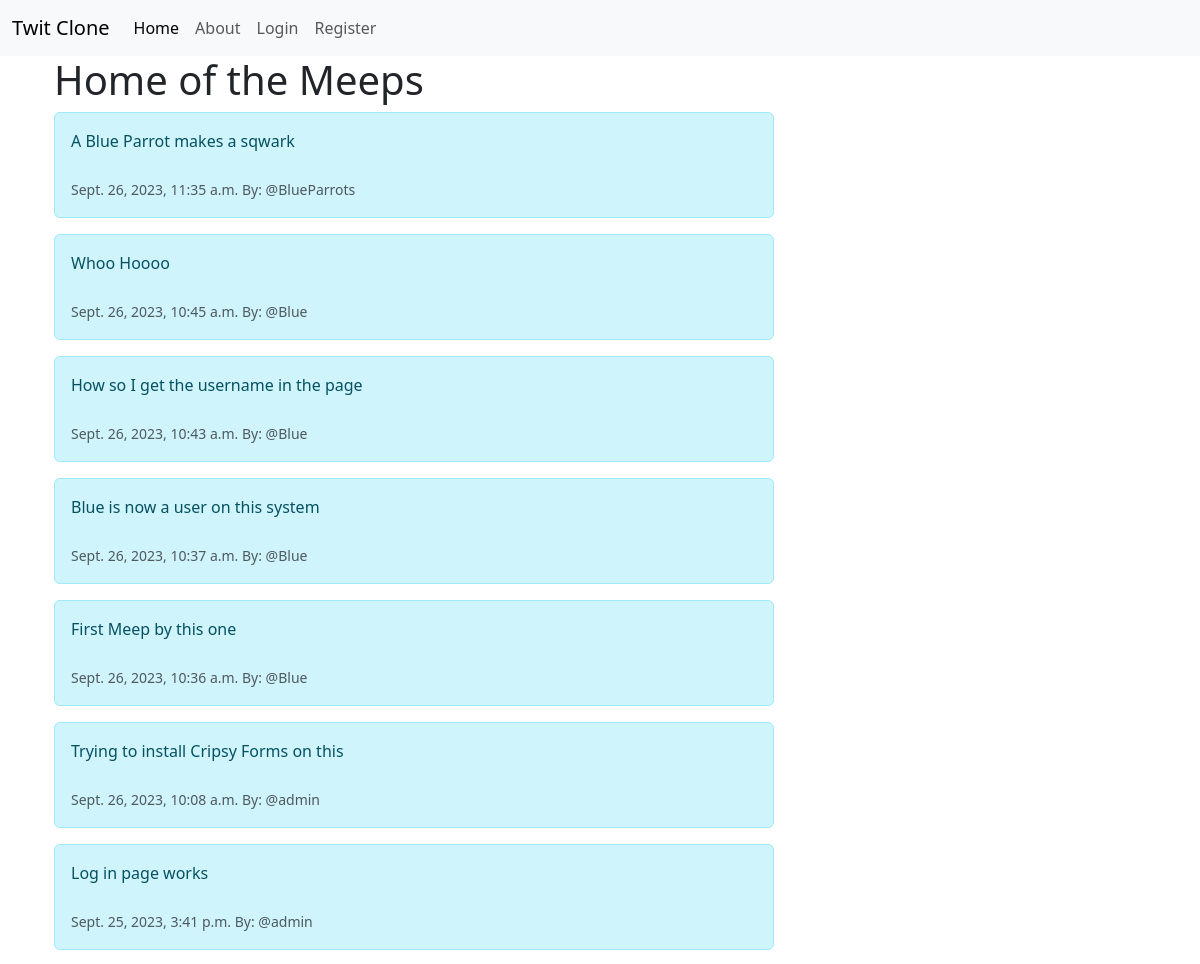
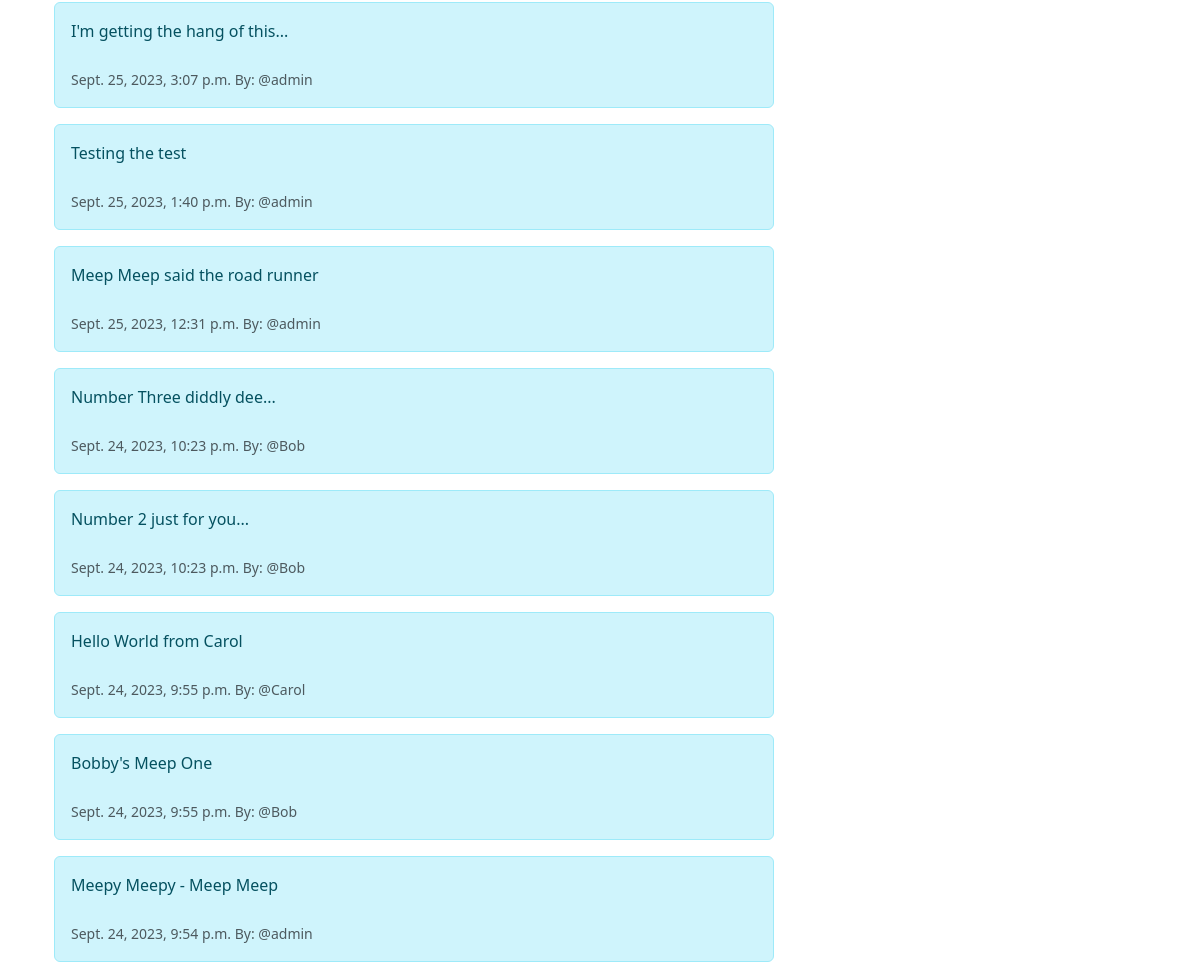
The page / on the database its author committed (2 pictures, top to bottom).
### muskovite/models.py (models this page shows, shortened)
class Meep(models.Model):
    user = models.ForeignKey(
        User, related_name = "meeps",
        on_delete=models.DO_NOTHING
    )
    body = models.CharField(max_length=250)
    created_at = models.DateTimeField(auto_now_add=True)

### muskovite/views.py (the view)
# urls.py: path('', views.home, name="home"),
def home(request):
    if request.user.is_authenticated:
        form = MeepForm(request.POST or None)
        if request.method == "POST":
            if form.is_valid():
                meep =form.save(commit=False)
                meep.user = request.user
                meep.save()
                messages.success(request, ("Your Meep has been Meeped "))
                return redirect('home')
        meeps = Meep.objects.all().order_by("-created_at")
        context = {"meeps":meeps, "form":form}
        return render(request, 'muscovite/home.html', context)
    else:
        meeps = Meep.objects.all().order_by("-created_at")
        context = {"meeps":meeps}
        return render(request, 'muscovite/home.html', context)

### muskovite/templates/muscovite/home.html (shortened to what this page needs)
{% extends 'muscovite/base.html' %}
{% block content%}
<div class="container text center">
  <div class="row">
    <div class="col-8">
  <h1>Home of the {{ user.username }} Meeps</h1>
    {% for meep in meeps %}
      <div class="alert alert-info" role="alert">
        {{ meep.body }}<br/><br/>
        <small class="text-muted">
        {{ meep.created_at }} By: @{{ meep.user.username }}
        </small>
      </div>
    {% endfor %}
    </div>
<div class="col-4">
  <br/>
</div>
{% endblock %}

### rows shown on the page
Meep: body "A Blue Parrot makes a sqwark", created_at "Sept. 26, 2023, 11:35 a.m.", user.username "BlueParrots"
Meep: body "Whoo Hoooo", created_at "Sept. 26, 2023, 10:45 a.m.", user.username "Blue"
Meep: body "How so I get the username in the page", created_at "Sept. 26, 2023, 10:43 a.m.", user.username "Blue"
Meep: body "Blue is now a user on this system", created_at "Sept. 26, 2023, 10:37 a.m.", user.username "Blue"
Meep: body "First Meep by this one", created_at "Sept. 26, 2023, 10:36 a.m.", user.username "Blue"
Meep: body "Trying to install Cripsy Forms on this", created_at "Sept. 26, 2023, 10:08 a.m.", user.username "admin"
Meep: body "Log in page works", created_at "Sept. 25, 2023, 3:41 p.m.", user.username "admin"
Meep: body "I'm getting the hang of this...", created_at "Sept. 25, 2023, 3:07 p.m.", user.username "admin"
Meep: body "Testing the test", created_at "Sept. 25, 2023, 1:40 p.m.", user.username "admin"
Meep: body "Meep Meep said the road runner", created_at "Sept. 25, 2023, 12:31 p.m.", user.username "admin"
Meep: body "Number Three diddly dee...", created_at "Sept. 24, 2023, 10:23 p.m.", user.username "Bob"
Meep: body "Number 2 just for you...", created_at "Sept. 24, 2023, 10:23 p.m.", user.username "Bob"
Meep: body "Hello World from Carol", created_at "Sept. 24, 2023, 9:55 p.m.", user.username "Carol"
Meep: body "Bobby's Meep One", created_at "Sept. 24, 2023, 9:55 p.m.", user.username "Bob"
Meep: body "Meepy Meepy - Meep Meep", created_at "Sept. 24, 2023, 9:54 p.m.", user.username "admin"
